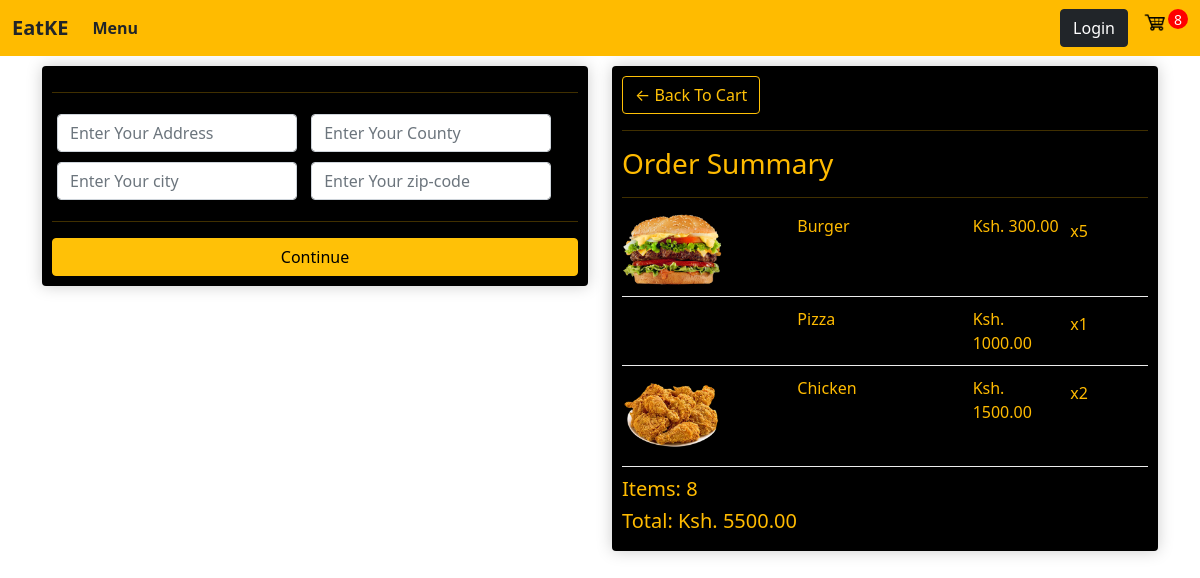
Screenshot of /checkout/ (signed in) with the database file from the repository.
### eat/models.py (models this page shows, shortened)
class OrderItem(models.Model):
    order = models.ForeignKey(Order, on_delete=models.SET_NULL, blank=True, null=True)
    product = models.ForeignKey(MenuItems, on_delete=models.SET_NULL, blank=True, null=True)
    quantity = models.IntegerField(default=0, null=True, blank=True)
    date_added = models.DateTimeField(auto_now_add=True)
    class Meta:
        verbose_name_plural = "Order Items"
    @property
    def get_total(self):
        total = self.quantity * self.product.price
        return total

class MenuItems(models.Model):
    name = models.CharField(max_length=100)
    price = models.DecimalField(decimal_places=2, max_digits=8)
    image = models.ImageField(blank=True, null=True)
    class Meta:
        verbose_name_plural = "Menu Items"
    @property
    def imageURL(self):
        try:
            url = self.image.url
        except:
            url=''
        return url

class Order(models.Model):
    customer = models.ForeignKey(Customer, on_delete=models.SET_NULL, blank=True, null=True)
    date_ordered = models.DateTimeField(auto_now_add=True)
    complete =models.BooleanField(default=False, null=True, blank=True)
    transaction_id = models.IntegerField(default=0, null=True, blank=True)
    @property
    def get_cart_total(self):
        orderitems = self.orderitem_set.all()
        total = sum([item.get_total for item in orderitems])
        return total
    @property
    def get_cart_items(self):
        orderitems = self.orderitem_set.all()
        total = sum([item.quantity for item in orderitems])
        return total

### eat/views.py (the view)
# urls.py: path('checkout/', views.Checkout, name='checkout'),
def Checkout(request):
	data = cartData(request)
	cartItems = data['cartItems']
	order = data['order']
	items = data['items']
	context = {'items':items, 'order':order, 'cartItems':cartItems}
	return render(request, 'eat/checkout.html', context)

### eat/utils.py (called while the page is built)
def cartData(request):
    if request.user.is_authenticated:
        customer = request.user.customer
        order, created = Order.objects.get_or_create(customer=customer, complete=False)
        items = order.orderitem_set.all()
        cartItems = order.get_cart_items
    else:
        cookieData = cookieCart(request)
        cartItems = cookieData['cartItems']
        order = cookieData['order']
        items = cookieData['items']
    return {'items':items, 'order':order, 'cartItems':cartItems}

### eat/templates/eat/checkout.html (shortened to what this page needs)
{% extends 'eat/main.html' %}
{% load static %}
{% block content %}
<div class="row">
    <div class="col-lg-6">
        <div class="box-element" id="form-wrapper">
            <form action="" id="form">
                <div class="shipping-info">
                    <hr>
                    <div class="form-field">
                        <input type="text" class="form-control" name="address" placeholder="Enter Your Address" required>
                    </div>
                    <div class="form-field">
                        <input type="text" class="form-control" name="county" placeholder="Enter Your County" required>
                    </div>
                    <div class="form-field">
                        <input type="text" class="form-control" name="city" placeholder="Enter Your city" required>
                    </div>
                    <div class="form-field">
                        <input type="text" class="form-control" name="zipcode" placeholder="Enter Your zip-code" required>
                    </div>
                </div>
                <hr>
                <input id="form-button" class="btn btn-warning btn-block" type="submit" value="Continue">
            </form>
        </div>
        <br>
        <br>
    </div>
    <div class="col-lg-6">
        <div class="box-element">
            <a href="{% url 'cart' %}" class="btn btn-outline-warning">&#x2190; Back To Cart</a>
            <hr>
            <h3>Order Summary</h3>
            <hr>
            {% for item in items %}
            <div class="cart-row">
                <div class="cart-image"><img src="{{item.product.imageURL}}" alt="" class="row-image"></div>
                <div class="cart-item">{{item.product.name}}</div>
                <div class="cart-price">Ksh. {{item.product.price}}</div>
                <div class="cart-quantity">
                   <p class="item-quantity">x{{item.quantity}}</p>
                </div>
            </div>
        {% endfor %}
        <h5>Items: {{order.get_cart_items}}</h5>
        <h5>Total: Ksh. {{order.get_cart_total | floatformat:2}}</h5>
        </div>
    </div>
</div>
{% endblock%}

### static/css/main.css (style rules this page uses)
body { background-color: #F5F5DC; }
h1,h2,h3,h4,h5,h6 { color:hsl(44, 100%, 50%); }
.box-element { box-shadow:hsl(0, 0%, 80%) 0 0 16px; background-color: #000000; border-radius: 4px; padding: 10px; color:hsl(44, 100%, 50%); }
#form { display: flex; flex-direction: column; }
.col-lg-4, .col-lg-6, .col-lg-8, .col-lg-12 { margin-top: 10px; }
.btn { border-radius: 0; }
.row-image { width: 100px; }
.form-field { width:250px; display: inline-block; padding: 5px; }
.cart-row { display: flex; align-items: flex-stretch; flex-direction: row; flex: 7; padding-bottom: 10px; margin-bottom: 10px; border-bottom: 1px solid #ececec; }
.cart-image { flex:2; }
.cart-item { flex: 2; }
.cart-quantity { flex:1; display: flex; flex-direction: row; }
.cart-price { flex: 1; }
.item-quantity { margin: 5px 10px; }

### rows the page displays
OrderItem: product.imageURL (picture), product.name "Burger", product.price "300.00", quantity "5"
OrderItem: product.name "Pizza", product.price "1000.00", quantity "1"
OrderItem: product.imageURL (picture), product.name "Chicken", product.price "1500.00", quantity "2"
Order: get_cart_items "8", get_cart_total "5500.00"

### other values shown
{{ cartItems }} "8"
